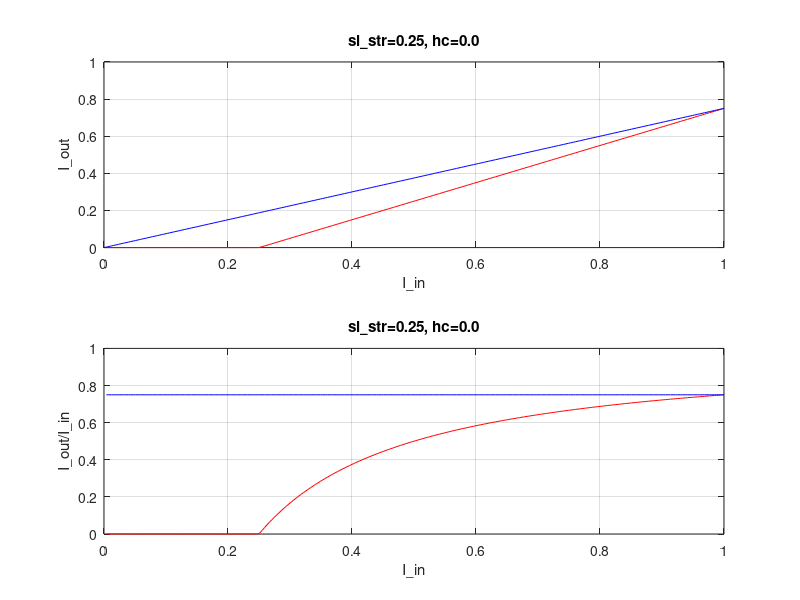
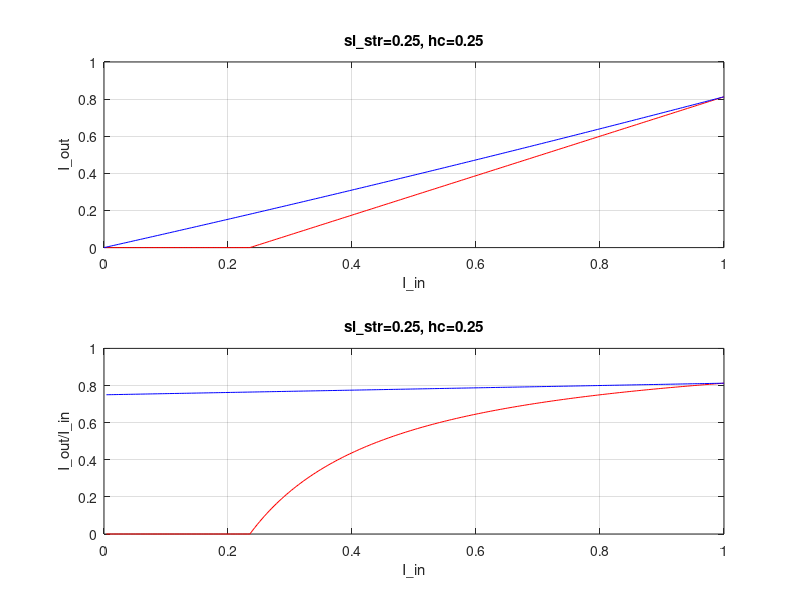
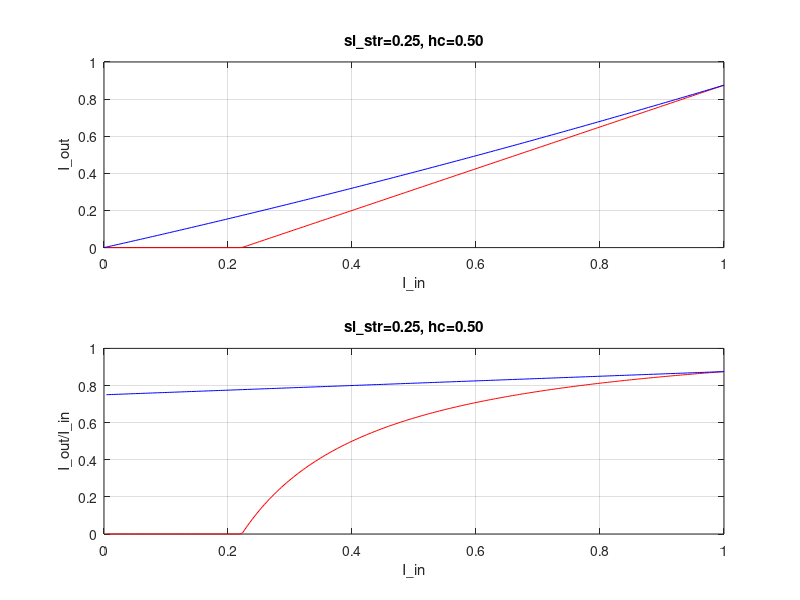
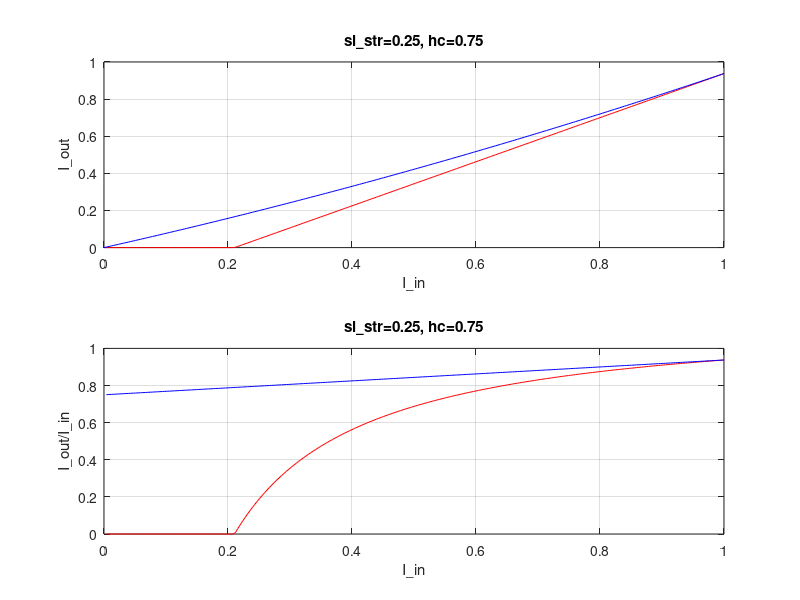

MATLAB code for these plots, in order: (Note: a time limit stopped this script after it produced the figures.)
%%%%%%%%%%%%%%%%%%%%%%%%%%%%%%%%%%%%%%%%%%%%%%%%%%%%%%%%%%%%%%%%%%%%%%%%%%
%
% This file is part of the N64 RGB/YPbPr DAC project.
%
% Copyright (C) 2015-2020 by Peter Bartmann <borti4938@gmail.com>
%
% N64 RGB/YPbPr DAC is free software: you can redistribute it and/or modify
% it under the terms of the GNU General Public License as published by
% the Free Software Foundation, either version 3 of the License, or
% any later version.
%
% This program is distributed in the hope that it will be useful,
% but WITHOUT ANY WARRANTY; without even the implied warranty of
% MERCHANTABILITY or FITNESS FOR A PARTICULAR PURPOSE.  See the
% GNU General Public License for more details.
%
% You should have received a copy of the GNU General Public License
% along with this program.  If not, see <http:%www.gnu.org/licenses/>.
%
%%%%%%%%%%%%%%%%%%%%%%%%%%%%%%%%%%%%%%%%%%%%%%%%%%%%%%%%%%%%%%%%%%%%%%%%%%
%
% This file was initially created for the OSSC project by marqs.
% For more information about the scanline development there see
% 
%   https://www.videogameperfection.com/forums/topic/hybrid-scanlines/
%
%
%%%%%%%%%%%%%%%%%%%%%%%%%%%%%%%%%%%%%%%%%%%%%%%%%%%%%%%%%%%%%%%%%%%%%%%%%%

close all

I = (0:255)/255; % input intensitiy (e.g. RGB, normalized between 0 and 1, assume 8bit word)
sl_str = [0.25 0.5 0.625 0.875 1]; % scanline strengh (also normalized between 0 (no sl) and 1 (100% darkening)


for method = 1 % 0 = initial suggestion by paulb_nl, 1 = new, sl_str independent
               % read VGP forums discussion thread: https://www.videogameperfection.com/forums/topic/hybrid-scanlines/

    if method % hybrid coefficient for sl_str independent method 
              % (normalized to 1, can be overshoot above 1)
%         hc = [0 0.5 0.625 0.875 1 1.25];
%         hc = [1 1.125];
        hc = (0:2:16)*12.5/100;
    else % hybrid coefficient for paulb_nl initial suggestion
%         hc = [0 0.5 0.625 0.875];
        hc = 0.875;
    end
    for idx = 1:length(sl_str)
        for jdx = 1:length(hc)
            Io_sub = zeros(1,256);  % output intensity, sl calculated by subtraction
            Io_mul = zeros(1,256);  % output intensity, sl calculated by multiplication
            for kdx = 1:256
                if method
                    sl_str_cur = (hc(jdx)*I(kdx)<1)*(sl_str(idx)*(1 - hc(jdx)*I(kdx)));
                else
                    sl_str_cur = (sl_str(idx)>hc(jdx)*I(kdx))*(sl_str(idx) - hc(jdx)*I(kdx));
                end
                Io_sub(kdx) = (I(kdx)>sl_str_cur)*(I(kdx) - sl_str_cur);
                Io_mul(kdx) = I(kdx) * (1-sl_str_cur);
            end
            
            figure(100*(method+1)+10*idx+jdx)
            subplot(2,1,1), plot(I,Io_sub,'r',I,Io_mul,'b')
            grid on
            xlabel('I\_in');
            ylabel('I\_out');
            title(['sl\_str=' int2str(floor(sl_str(idx))) '.' int2str((mod(100*sl_str(idx),100))) ', hc=' int2str(floor(hc(jdx))) '.' int2str((mod(100*hc(jdx),100)))])
            xlim([0 1])
            ylim([0 1])
            subplot(2,1,2), plot(I,Io_sub./I,'r',I,Io_mul./I,'b')
            grid on
            xlabel('I\_in');
            ylabel('I\_out/I\_in');
            title(['sl\_str=' int2str(floor(sl_str(idx))) '.' int2str((mod(100*sl_str(idx),100))) ', hc=' int2str(floor(hc(jdx))) '.' int2str((mod(100*hc(jdx),100)))])
            xlim([0 1])
            ylim([0 1])
            
            
            figure(1000+100*(method+1))
            subplot(length(sl_str),length(hc),length(hc)*(idx-1)+jdx), plot(I,Io_sub,'r',I,Io_mul,'b')
            hold on
            grid on
            xlabel('I\_in');
            ylabel('I\_out');
            title(['sl\_str=' int2str(floor(sl_str(idx))) '.' int2str((mod(100*sl_str(idx),100))) ', hc=' int2str(floor(hc(jdx))) '.' int2str((mod(100*hc(jdx),100)))])
            
            figure(2000+100*(method+1))
            subplot(length(sl_str),length(hc),length(hc)*(idx-1)+jdx),  plot(I,Io_sub./I,'r',I,Io_mul./I,'b')
            grid on
            xlabel('I\_in');
            ylabel('I\_out/I\_in');
            title(['sl\_str=' int2str(floor(sl_str(idx))) '.' int2str((mod(100*sl_str(idx),100))) ', hc=' int2str(floor(hc(jdx))) '.' int2str((mod(100*hc(jdx),100)))])
            xlim([0 1])
            ylim([0 1])
        end
    end
end
